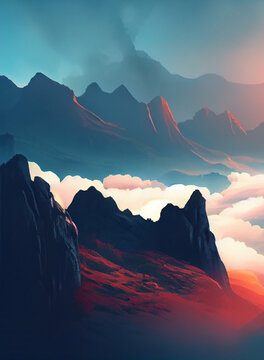
#> input picture Images/left.jpg, 264 x 360 px
$ python -i panorama.py   (imports and definitions only)
#> lines starting #> are read from the running program, lines starting #| are printed output that depends on the picture
# import the necessary packages
import numpy as np
import imutils
import cv2
class Stitcher:
    def __init__(self):
        self.isv3 = imutils.is_cv3(or_better=True)

    def stitch(self, images, ratio=0.75, reprojThresh=4.0,showMatches=False):
        (imageB, imageA) = images
        (kpsA, featuresA) = self.detectAndDescribe(imageA)
        (kpsB, featuresB) = self.detectAndDescribe(imageB)
        # match features between the two images
        M = self.matchKeypoints(kpsA, kpsB,
            featuresA, featuresB, ratio, reprojThresh)
        # if the match is None, then there aren't enough matched
        # keypoints to create a panorama
        if M is None:
            return None

        # otherwise, apply a perspective warp to stitch the images
        # together
        (matches, H, status) = M
        result = cv2.warpPerspective(imageA, H,
            (imageA.shape[1] + imageB.shape[1], imageA.shape[0]))
        # cv2.imshow("11111", result)
        # print(result.shape)
        # print(imageB.shape)
        result[0:imageB.shape[0], 0:imageB.shape[1]] = imageB
        # check to see if the keypoint matches should be visualized
        if showMatches:
            vis = self.drawMatches(imageA, imageB, kpsA, kpsB, matches,
                status)
            # return a tuple of the stitched image and the
            # visualization
            return (result, vis)
        # return the stitched image
        return result

    # [66 lines left out: functions detectAndDescribe, matchKeypoints, drawMatches, not called in this run]

>>> import cv2
>>> picture = cv2.imread('Images/left.jpg', cv2.IMREAD_GRAYSCALE)
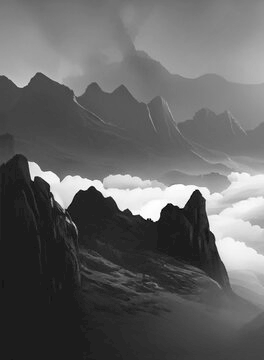
#> picture: shape (360, 264); min 0, max 255, mean 99.4
>>> result = Stitcher().stitch(picture)
#> (the run stopped early here; a loop or call above may not have finished)

$ run again, on Images/middle.png
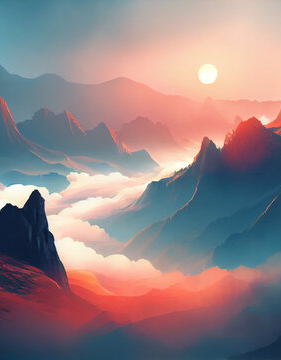
#> input picture Images/middle.png, 281 x 360 px
#> `picture = cv2.imread('Images/left.jpg', cv2.IMREAD_GRAYSCALE)`:
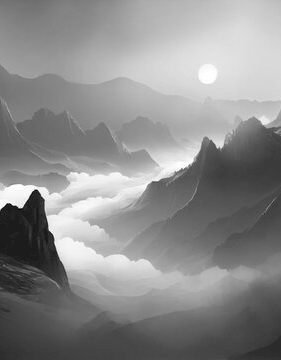
#> picture: shape (360, 281); min 0, max 255, mean 139.9

$ run again, on Images/right.png
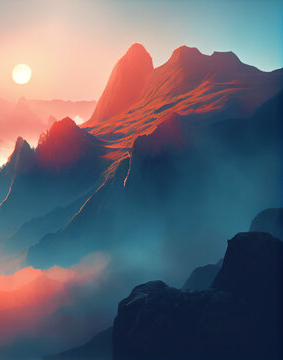
#> input picture Images/right.png, 283 x 360 px
#> `picture = cv2.imread('Images/left.jpg', cv2.IMREAD_GRAYSCALE)`:
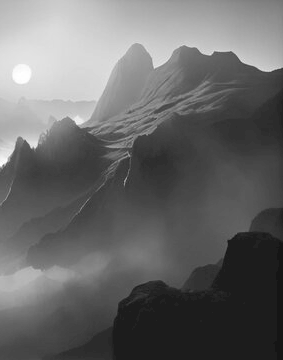
#> picture: shape (360, 283); min 21, max 255, mean 104.5
